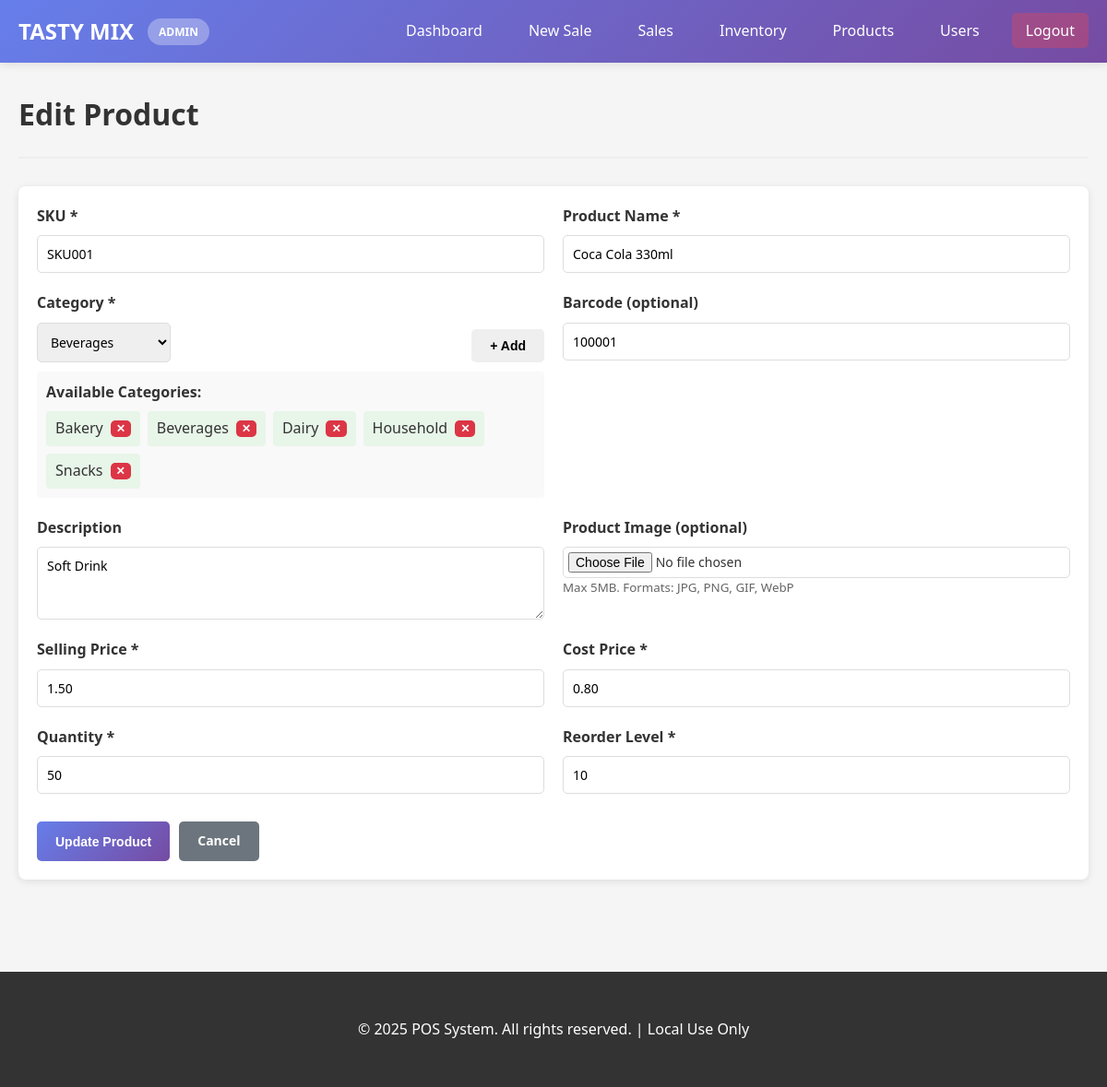
The app's page /?page=products&action=edit&id=1 (signed in) with its own data.
### tables this page shows
CREATE TABLE IF NOT EXISTS products (
    id INT PRIMARY KEY AUTO_INCREMENT,
    sku VARCHAR(100) UNIQUE NOT NULL,
    barcode INT UNIQUE DEFAULT NULL,
    name VARCHAR(255) NOT NULL,
    image VARCHAR(255),
    description TEXT,
    category VARCHAR(100),
    price DECIMAL(10, 2) NOT NULL,
    cost DECIMAL(10, 2) NOT NULL,
    quantity INT DEFAULT 0,
    reorder_level INT DEFAULT 10,
    status ENUM('active', 'inactive') DEFAULT 'active',
    created_at TIMESTAMP DEFAULT CURRENT_TIMESTAMP,
    updated_at TIMESTAMP DEFAULT CURRENT_TIMESTAMP ON UPDATE CURRENT_TIMESTAMP,
    deleted_at TIMESTAMP NULL,
    INDEX idx_sku (sku),
    INDEX idx_barcode (barcode),
    INDEX idx_category (category),
    INDEX idx_quantity (quantity)
);

CREATE TABLE IF NOT EXISTS categories (
    id INT PRIMARY KEY AUTO_INCREMENT,
    name VARCHAR(255) UNIQUE NOT NULL,
    description TEXT,
    created_at TIMESTAMP DEFAULT CURRENT_TIMESTAMP,
    updated_at TIMESTAMP DEFAULT CURRENT_TIMESTAMP ON UPDATE CURRENT_TIMESTAMP,
    INDEX idx_name (name)
);

### src/Controllers/ProductController.php (called while the page is built, shortened)
<?php
require_once __DIR__ . '/../Models/Product.php';
require_once __DIR__ . '/../Models/Category.php';
class ProductController {
    private $productModel;
    private $categoryModel;
    public function __construct() {
        $this->productModel = new Product();
        $this->categoryModel = new Category();
    }
    public function edit($id) {
        $product = $this->productModel->getById($id);
        $categories = $this->categoryModel->getAll();
        include __DIR__ . '/../Views/products/edit.php';
    }
}
?>

### src/Models/Product.php (called while the page is built, shortened)
<?php
require_once __DIR__ . '/Database.php';
class Product extends Database {
    public function getById($id) {
        $sql = "SELECT * FROM products WHERE id = ? AND deleted_at IS NULL";
        return $this->fetch($sql, [$id]);
    }
}
?>

### src/Models/Database.php (called while the page is built, shortened)
<?php
class Database {
    private $conn;
    public function __construct() {
        global $pdo;
        $this->conn = $pdo;
    }
    public function query($sql, $params = []) {
        try {
            $stmt = $this->conn->prepare($sql);
            $stmt->execute($params);
            return $stmt;
        } catch(PDOException $e) {
            die("Query error: " . $e->getMessage());
        }
    }
    public function fetch($sql, $params = []) {
        $stmt = $this->query($sql, $params);
        return $stmt->fetch(PDO::FETCH_ASSOC);
    }
    public function fetchAll($sql, $params = []) {
        $stmt = $this->query($sql, $params);
        return $stmt->fetchAll(PDO::FETCH_ASSOC);
    }
}
?>

### src/Models/Category.php (called while the page is built, shortened)
<?php
require_once __DIR__ . '/Database.php';
class Category extends Database {
    public function getAll() {
        $sql = "SELECT * FROM categories ORDER BY name ASC";
        return $this->fetchAll($sql);
    }
}
?>

### src/Views/products/edit.php (the view, shortened to what this page needs)
<!DOCTYPE html>
<html lang="en">
<head>
    <link rel="stylesheet" href="assets/css/style.css">
</head>
<body>
    <?php include __DIR__ . '/../layouts/header.php'; ?>
    <div class="container">
        <div class="page-header">
            <h1>Edit Product</h1>
        </div>
        <div class="card">
            <div class="card-body">
                <form method="POST" action="?page=products&action=update" class="form" enctype="multipart/form-data">
                    <div class="form-row">
                        <div class="form-group">
                            <label for="sku">SKU *</label>
                            <input type="text" id="sku" name="sku" value="<?php echo htmlspecialchars($product['sku']); ?>" required>
                        </div>
                        <div class="form-group">
                            <label for="name">Product Name *</label>
                            <input type="text" id="name" name="name" value="<?php echo htmlspecialchars($product['name']); ?>" required>
                        </div>
                    </div>
                    <div class="form-row">
                        <div class="form-group">
                            <label for="category">Category *</label>
                            <div style="display: flex; gap: 10px; align-items: flex-end;">
                                <div style="flex: 1;">
                                    <select id="category" name="category" required>
                                        <?php foreach ($categories as $cat): ?>
                                            <option value="<?php echo htmlspecialchars($cat['name']); ?>" <?php echo $product['category'] === $cat['name'] ? 'selected' : ''; ?>><?php echo htmlspecialchars($cat['name']); ?></option>
                                        <?php endforeach; ?>
                                    </select>
                                </div>
                                <button type="button" class="btn btn-sm btn-success" onclick="openAddCategoryModal()">+ Add</button>
                            </div>
                            <div id="categories-list" style="margin-top: 10px; padding: 10px; background: #f9f9f9; border-radius: 4px; max-height: 200px; overflow-y: auto;">
                                <strong>Available Categories:</strong>
                                <div style="display: flex; flex-wrap: wrap; gap: 8px; margin-top: 8px;">
                                    <?php foreach ($categories as $cat): ?>
                                        <div style="background: #e8f5e9; padding: 6px 10px; border-radius: 4px; display: flex; align-items: center; gap: 8px;">
                                            <span><?php echo htmlspecialchars($cat['name']); ?></span>
                                            <button type="button" class="btn btn-xs btn-danger" onclick="deleteCategory('<?php echo htmlspecialchars($cat['name']); ?>')" style="padding: 2px 6px; font-size: 12px;">✕</button>
                                        </div>
                                    <?php endforeach; ?>
                                </div>
                            </div>
                        </div>
                        <div class="form-group">
                            <label for="barcode">Barcode (optional)</label>
                            <input type="number" id="barcode" name="barcode" value="<?php echo htmlspecialchars($product['barcode'] ?? ''); ?>">
                        </div>
                    </div>
                    <div class="form-row">
                        <div class="form-group">
                            <label for="description">Description</label>
                            <textarea id="description" name="description" rows="3"><?php echo htmlspecialchars($product['description'] ?? ''); ?></textarea>
                        </div>
                        <div class="form-group">
                            <label for="image">Product Image (optional)</label>
                            <input type="file" id="image" name="image" accept="image/*" style="padding: 5px;">
                            <small style="color: #666;">Max 5MB. Formats: JPG, PNG, GIF, WebP</small>
                        </div>
                    </div>
                    <div class="form-row">
                        <div class="form-group">
                            <label for="price">Selling Price *</label>
                            <input type="number" id="price" name="price" step="0.01" value="<?php echo $product['price']; ?>" required>
                        </div>
                        <div class="form-group">
                            <label for="cost">Cost Price *</label>
                            <input type="number" id="cost" name="cost" step="0.01" value="<?php echo $product['cost']; ?>" required>
                        </div>
                    </div>
                    <div class="form-row">
                        <div class="form-group">
                            <label for="quantity">Quantity *</label>
                            <input type="number" id="quantity" name="quantity" value="<?php echo $product['quantity']; ?>" required>
                        </div>
                        <div class="form-group">
                            <label for="reorder_level">Reorder Level *</label>
                            <input type="number" id="reorder_level" name="reorder_level" value="<?php echo $product['reorder_level']; ?>" required>
                        </div>
                    </div>
                    <div class="form-actions">
                        <button type="submit" class="btn btn-primary">Update Product</button>
                        <a href="?page=products" class="btn btn-secondary">Cancel</a>
                    </div>
                </form>
            </div>
        </div>
    </div>
    <?php include __DIR__ . '/../layouts/footer.php'; ?>
</body>
</html>

### public/assets/css/style.css (style rules this page uses)
* { margin: 0; padding: 0; box-sizing: border-box; }
body { font-family: 'Segoe UI', Tahoma, Geneva, Verdana, sans-serif; background-color: #f5f5f5; color: #333; line-height: 1.6; }
.container { max-width: 1400px; margin: 0 auto; padding: 30px 20px; }
.page-header { display: flex; justify-content: space-between; align-items: center; margin-bottom: 30px; padding-bottom: 20px; border-bottom: 2px solid #eee; }
.page-header h1 { font-size: 32px; color: #333; }
.card { background: white; border-radius: 8px; box-shadow: 0 2px 8px rgba(0, 0, 0, 0.1); overflow: hidden; margin-bottom: 20px; }
.card-body { padding: 20px; }
.btn { display: inline-block; padding: 10px 20px; border: none; border-radius: 5px; cursor: pointer; font-weight: 600; text-decoration: none; transition: all 0.3s; font-size: 14px; }
.btn-primary { background: linear-gradient(135deg, #667eea 0%, #764ba2 100%); color: white; }
.btn-secondary { background: #6c757d; color: white; }
.btn-danger { background: #dc3545; color: white; }
.form { display: flex; flex-direction: column; gap: 20px; }
.form-row { display: grid; grid-template-columns: repeat(auto-fit, minmax(250px, 1fr)); gap: 20px; }
.form-group { display: flex; flex-direction: column; }
.form-group label { margin-bottom: 8px; font-weight: 600; color: #333; }
.form-group input, .form-group select, .form-group textarea { padding: 10px; border: 1px solid #ddd; border-radius: 5px; font-size: 14px; font-family: inherit; }
.form-actions { display: flex; gap: 10px; margin-top: 10px; }

### records on screen
products: sku "SKU001", name "Coca Cola 330ml", category "Beverages", barcode "100001", description "Soft Drink", price "1.50", cost "0.80", quantity "50", reorder_level "10"
categories: name "Bakery"
categories: name "Beverages"
categories: name "Dairy"
categories: name "Household"
categories: name "Snacks"

### other values on screen
$_SESSION['role'] "ADMIN"
